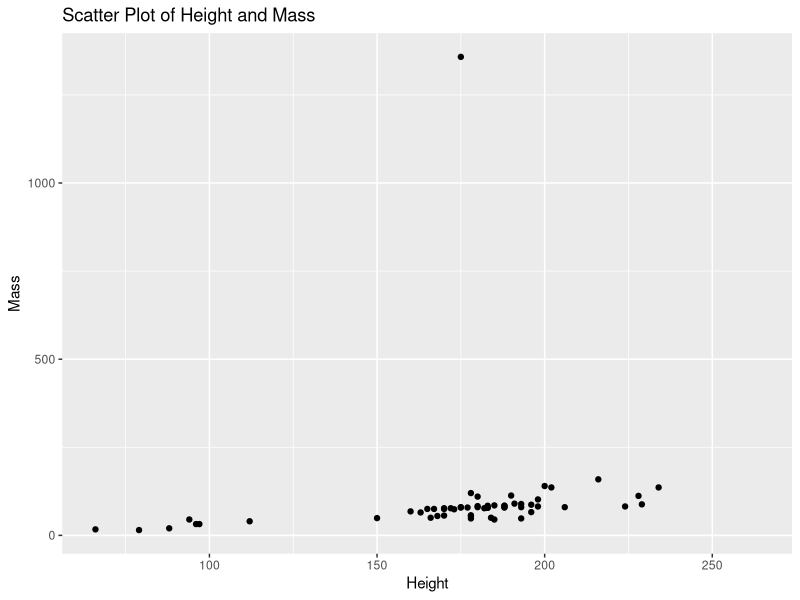
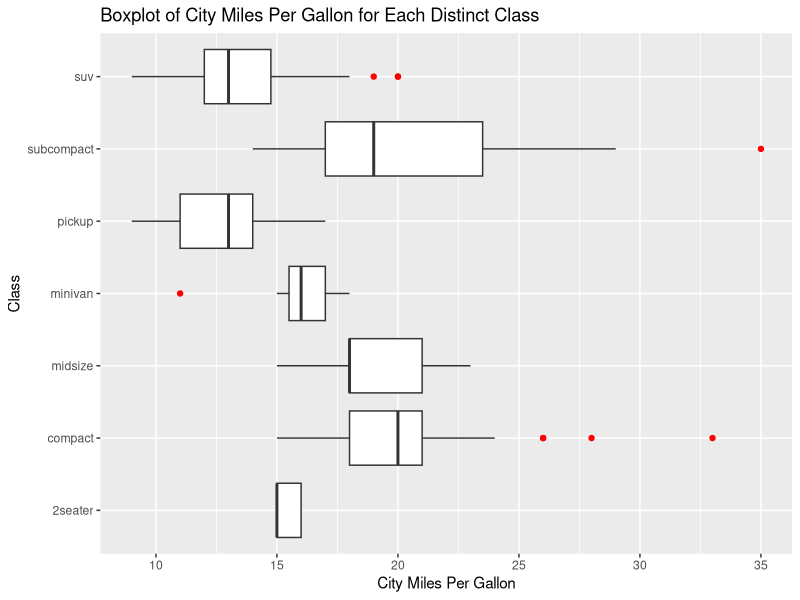

Write the R code that produced these figures, in order.
## ---- chunk 1
knitr::opts_chunk$set(echo = TRUE)
library(tidyverse)
## ---- chunk 2
radius <- 7/2
# A circle with diameter 7 has a circumference of
circum <- 2 * pi * radius

# A circle with diameter 7 has an area of
area <- radius^2 * pi

# A cylinder, with a face diameter of 7 and height of 16, has a volume of 
vol <- area * 16

## ---- chunk 3
data(mpg)
displ <- mpg$displ
length <- length(displ)
sample_mean <- sum(displ) / length
diff <- displ - sample_mean
sample_variance <- sum(diff^2)/(length-1)
sample_mean
sample_variance
## ---- chunk 4
data("starwars")
n_chara <- nrow(starwars)
class_species <- class(starwars$species)
num_tatooine <- sum(starwars$homeworld == "Tatooine", na.rm = T)
mean_age_human <- mean(starwars$birth_year[starwars$species=="Human"], na.rm = T)
cat("How many characters are listed?", n_chara, "\n")
cat("What kind of data is the `species` column?", class_species, "\n")
cat("Explain what the value `NA` means in the `hair_color` column.","'NA'stands for not available, which means the hair color information for this character is not available or not provided here.", "\n")
cat("How many characters are from Tatooine?", num_tatooine, "\n")
cat("For humans, what is the average (mean) age?", mean_age_human, "\n")
## ---- chunk 5
ggplot(starwars)+
  geom_point(aes(height, mass), na.rm = TRUE)+
  labs(title="Scatter Plot of Height and Mass", x="Height", y="Mass")
# We can clearly find out from the scatter plot that there exists an outlier, with height about 175 and mass between 1250 and 1500. When we go back to dataset "starwars", we can find out this point belongs to Jabba Desilijic Tiure. Based on starwars settiings, Jabba Desilijic Tiure is a Hutt, and all members of this species are unusual fat. As he is the only one in this dataset belongs to Hutt, this explains why this data is an outlier in the scatterplot of all characters here. 
n_Hutt <- sum(starwars$species=="Hutt", na.rm=TRUE)
## ---- chunk 6
data(mpg)
ggplot(mpg)+
  geom_boxplot(aes(cty, class), outlier.color="red",na.rm = TRUE)+
  labs(title="Boxplot of City Miles Per Gallon for Each Distinct Class", x="City Miles Per Gallon", y="Class")
